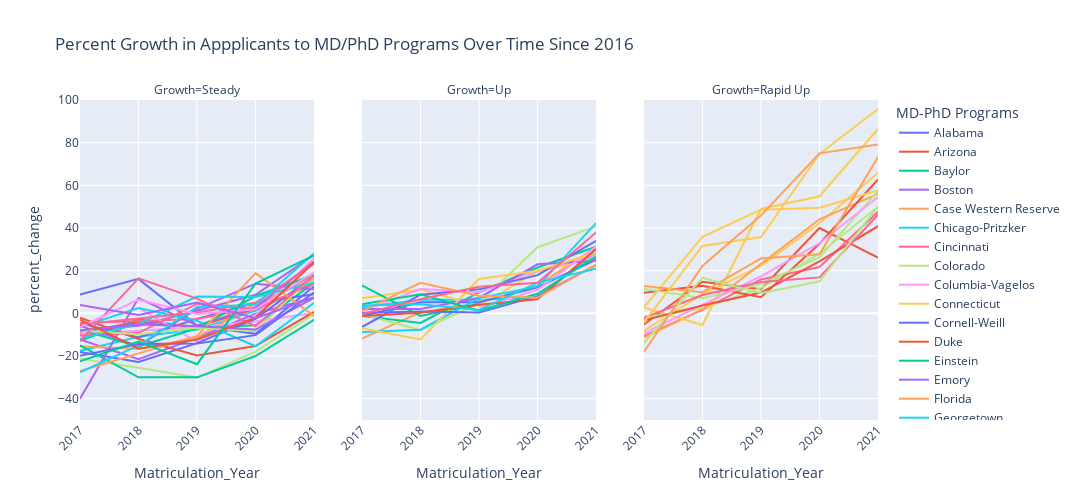

Here is the notebook cell this chart was saved with:
### Code cell
fig = px.line(data_frame=b8_filt, x='Matriculation_Year', y='percent_change',
              range_x=[2017, 2021],
              range_y=[-50, 100],
              line_group='MD-PhD Programs',
              color='MD-PhD Programs',
              facet_col='Growth',
              facet_col_spacing=0.06,
              category_orders={'Growth': ["Steady", "Up", "Rapid Up"]},
             width=1400, height=500,
             title="Percent Growth in Appplicants to MD/PhD Programs Over Time Since 2016")
fig.update_xaxes(tickangle=315)
fig.show()
#fig.write_html('Percent Growth of Applicants Over Time.html')

### Figure 1 — Plotly figure (JSON) as saved in the notebook; plotly's stock layout.template omitted (floating-point values rounded to 4 significant figures)
{"data": [{"hovertemplate": "MD-PhD Programs=Alabama<br>Growth=Steady<br>Matriculation_Year=%{x}<br>percent_change=%{y}<extra></extra>", "legendgroup": "Alabama", "line": {"color": "#636efa", "dash": "solid"}, "marker": {"symbol": "circle"}, "mode": "lines", "name": "Alabama", "orientation": "v", "showlegend": true, "type": "scatter", "x": [2016, 2017, 2018, 2019, 2020, 2021], "xaxis": "x", "y": [null, 8.846, 16.15, -5.769, -9.615, 12.69], "yaxis": "y"}, {"hovertemplate": "MD-PhD Programs=Arizona<br>Growth=Rapid Up<br>Matriculation_Year=%{x}<br>percent_change=%{y}<extra></extra>", "legendgroup": "Arizona", "line": {"color": "#EF553B", "dash": "solid"}, "marker": {"symbol": "circle"}, "mode": "lines", "name": "Arizona", "orientation": "v", "showlegend": true, "type": "scatter", "x": [2016, 2017, 2018, 2019, 2020, 2021], "xaxis": "x3", "y": [null, -5.217, 14.78, 11.3, 40, 26.09], "yaxis": "y3"}, {"hovertemplate": "MD-PhD Programs=Baylor<br>Growth=Steady<br>Matriculation_Year=%{x}<br>percent_change=%{y}<extra></extra>", "legendgroup": "Baylor", "line": {"color": "#00cc96", "dash": "solid"}, "marker": {"symbol": "circle"}, "mode": "lines", "name": "Baylor", "orientation": "v", "showlegend": true, "type": "scatter", "x": [2016, 2017, 2018, 2019, 2020, 2021], "xaxis": "x", "y": [null, -12.88, -2.81, -6.792, -5.621, 14.29], "yaxis": "y"}, {"hovertemplate": "MD-PhD Programs=Boston<br>Growth=Steady<br>Matriculation_Year=%{x}<br>percent_change=%{y}<extra></extra>", "legendgroup": "Boston", "line": {"color": "#ab63fa", "dash": "solid"}, "marker": {"symbol": "circle"}, "mode": "lines", "name": "Boston", "orientation": "v", "showlegend": true, "type": "scatter", "x": [2016, 2017, 2018, 2019, 2020, 2021], "xaxis": "x", "y": [null, -12.19, -21.44, -11.51, -0.2257, 7.449], "yaxis": "y"}, {"hovertemplate": "MD-PhD Programs=Case Western Reserve<br>Growth=Up<br>Matriculation_Year=%{x}<br>percent_change=%{y}<extra></extra>", "legendgroup": "Case Western Reserve", "line": {"color": "#FFA15A", "dash": "solid"}, "marker": {"symbol": "circle"}, "mode": "lines", "name": "Case Western Reserve", "orientation": "v", "showlegend": true, "type": "scatter", "x": [2016, 2017, 2018, 2019, 2020, 2021], "xaxis": "x2", "y": [null, -11.81, 0.5025, 4.774, 13.07, 30.9], "yaxis": "y2"}, {"hovertemplate": "MD-PhD Programs=Chicago-Pritzker<br>Growth=Steady<br>Matriculation_Year=%{x}<br>percent_change=%{y}<extra></extra>", "legendgroup": "Chicago-Pritzker", "line": {"color": "#19d3f3", "dash": "solid"}, "marker": {"symbol": "circle"}, "mode": "lines", "name": "Chicago-Pritzker", "orientation": "v", "showlegend": true, "type": "scatter", "x": [2016, 2017, 2018, 2019, 2020, 2021], "xaxis": "x", "y": [null, -17.55, -10.94, -7.547, 1.132, 14.53], "yaxis": "y"}, {"hovertemplate": "MD-PhD Programs=Cincinnati<br>Growth=Rapid Up<br>Matriculation_Year=%{x}<br>percent_change=%{y}<extra></extra>", "legendgroup": "Cincinnati", "line": {"color": "#FF6692", "dash": "solid"}, "marker": {"symbol": "circle"}, "mode": "lines", "name": "Cincinnati", "orientation": "v", "showlegend": true, "type": "scatter", "x": [2016, 2017, 2018, 2019, 2020, 2021], "xaxis": "x3", "y": [null, -10.58, 1.587, 15.87, 21.69, 47.62], "yaxis": "y3"}, {"hovertemplate": "MD-PhD Programs=Colorado<br>Growth=Rapid Up<br>Matriculation_Year=%{x}<br>percent_change=%{y}<extra></extra>", "legendgroup": "Colorado", "line": {"color": "#B6E880", "dash": "solid"}, "marker": {"symbol": "circle"}, "mode": "lines", "name": "Colorado", "orientation": "v", "showlegend": true, "type": "scatter", "x": [2016, 2017, 2018, 2019, 2020, 2021], "xaxis": "x3", "y": [null, -2.02, 2.273, 11.87, 28.03, 50], "yaxis": "y3"}, {"hovertemplate": "MD-PhD Programs=Columbia-Vagelos<br>Growth=Steady<br>Matriculation_Year=%{x}<br>percent_change=%{y}<extra></extra>", "legendgroup": "Columbia-Vagelos", "line": {"color": "#FF97FF", "dash": "solid"}, "marker": {"symbol": "circle"}, "mode": "lines", "name": "Columbia-Vagelos", "orientation": "v", "showlegend": true, "type": "scatter", "x": [2016, 2017, 2018, 2019, 2020, 2021], "xaxis": "x", "y": [null, -9.738, -8.14, -6.541, -3.779, 0.1453], "yaxis": "y"}, {"hovertemplate": "MD-PhD Programs=Connecticut<br>Growth=Rapid Up<br>Matriculation_Year=%{x}<br>percent_change=%{y}<extra></extra>", "legendgroup": "Connecticut", "line": {"color": "#FECB52", "dash": "solid"}, "marker": {"symbol": "circle"}, "mode": "lines", "name": "Connecticut", "orientation": "v", "showlegend": true, "type": "scatter", "x": [2016, 2017, 2018, 2019, 2020, 2021], "xaxis": "x3", "y": [null, -8.148, 8.889, 22.22, 42.22, 65.93], "yaxis": "y3"}, {"hovertemplate": "MD-PhD Programs=Cornell-Weill<br>Growth=Steady<br>Matriculation_Year=%{x}<br>percent_change=%{y}<extra></extra>", "legendgroup": "Cornell-Weill", "line": {"color": "#636efa", "dash": "solid"}, "marker": {"symbol": "circle"}, "mode": "lines", "name": "Cornell-Weill", "orientation": "v", "showlegend": true, "type": "scatter", "x": [2016, 2017, 2018, 2019, 2020, 2021], "xaxis": "x", "y": [null, -4.647, -11.36, -2.582, 4.991, 8.95], "yaxis": "y"}, {"hovertemplate": "MD-PhD Programs=Duke<br>Growth=Steady<br>Matriculation_Year=%{x}<br>percent_change=%{y}<extra></extra>", "legendgroup": "Duke", "line": {"color": "#EF553B", "dash": "solid"}, "marker": {"symbol": "circle"}, "mode": "lines", "name": "Duke", "orientation": "v", "showlegend": true, "type": "scatter", "x": [2016, 2017, 2018, 2019, 2020, 2021], "xaxis": "x", "y": [null, -8.618, -4.228, -6.179, 2.114, 13.98], "yaxis": "y"}, {"hovertemplate": "MD-PhD Programs=Einstein<br>Growth=Up<br>Matriculation_Year=%{x}<br>percent_change=%{y}<extra></extra>", "legendgroup": "Einstein", "line": {"color": "#00cc96", "dash": "solid"}, "marker": {"symbol": "circle"}, "mode": "lines", "name": "Einstein", "orientation": "v", "showlegend": true, "type": "scatter", "x": [2016, 2017, 2018, 2019, 2020, 2021], "xaxis": "x2", "y": [null, -1.193, -4.535, 9.785, 21.48, 31.26], "yaxis": "y2"}, {"hovertemplate": "MD-PhD Programs=Emory<br>Growth=Steady<br>Matriculation_Year=%{x}<br>percent_change=%{y}<extra></extra>", "legendgroup": "Emory", "line": {"color": "#ab63fa", "dash": "solid"}, "marker": {"symbol": "circle"}, "mode": "lines", "name": "Emory", "orientation": "v", "showlegend": true, "type": "scatter", "x": [2016, 2017, 2018, 2019, 2020, 2021], "xaxis": "x", "y": [null, -8.027, -5.853, 1.171, 8.696, 27.42], "yaxis": "y"}, {"hovertemplate": "MD-PhD Programs=Florida<br>Growth=Steady<br>Matriculation_Year=%{x}<br>percent_change=%{y}<extra></extra>", "legendgroup": "Florida", "line": {"color": "#FFA15A", "dash": "solid"}, "marker": {"symbol": "circle"}, "mode": "lines", "name": "Florida", "orientation": "v", "showlegend": true, "type": "scatter", "x": [2016, 2017, 2018, 2019, 2020, 2021], "xaxis": "x", "y": [null, -15.48, -16.67, -11.31, 4.762, 16.07], "yaxis": "y"}, {"hovertemplate": "MD-PhD Programs=Georgetown<br>Growth=Up<br>Matriculation_Year=%{x}<br>percent_change=%{y}<extra></extra>", "legendgroup": "Georgetown", "line": {"color": "#19d3f3", "dash": "solid"}, "marker": {"symbol": "circle"}, "mode": "lines", "name": "Georgetown", "orientation": "v", "showlegend": true, "type": "scatter", "x": [2016, 2017, 2018, 2019, 2020, 2021], "xaxis": "x2", "y": [null, 2.847, 6.406, 6.406, 7.473, 28.47], "yaxis": "y2"}, {"hovertemplate": "MD-PhD Programs=Harvard<br>Growth=Steady<br>Matriculation_Year=%{x}<br>percent_change=%{y}<extra></extra>", "legendgroup": "Harvard", "line": {"color": "#FF6692", "dash": "solid"}, "marker": {"symbol": "circle"}, "mode": "lines", "name": "Harvard", "orientation": "v", "showlegend": true, "type": "scatter", "x": [2016, 2017, 2018, 2019, 2020, 2021], "xaxis": "x", "y": [null, -4.482, -3.641, -2.661, 2.661, 18.35], "yaxis": "y"}, {"hovertemplate": "MD-PhD Programs=Illinois<br>Growth=Steady<br>Matriculation_Year=%{x}<br>percent_change=%{y}<extra></extra>", "legendgroup": "Illinois", "line": {"color": "#B6E880", "dash": "solid"}, "marker": {"symbol": "circle"}, "mode": "lines", "name": "Illinois", "orientation": "v", "showlegend": true, "type": "scatter", "x": [2016, 2017, 2018, 2019, 2020, 2021], "xaxis": "x", "y": [null, -21.3, -25.45, -30.13, -17.92, -0.2597], "yaxis": "y"}, {"hovertemplate": "MD-PhD Programs=Indiana<br>Growth=Steady<br>Matriculation_Year=%{x}<br>percent_change=%{y}<extra></extra>", "legendgroup": "Indiana", "line": {"color": "#FF97FF", "dash": "solid"}, "marker": {"symbol": "circle"}, "mode": "lines", "name": "Indiana", "orientation": "v", "showlegend": true, "type": "scatter", "x": [2016, 2017, 2018, 2019, 2020, 2021], "xaxis": "x", "y": [null, null, 2.586, -13.36, -0.8621, 25.86], "yaxis": "y"}, {"hovertemplate": "MD-PhD Programs=Iowa-Carver<br>Growth=Up<br>Matriculation_Year=%{x}<br>percent_change=%{y}<extra></extra>", "legendgroup": "Iowa-Carver", "line": {"color": "#FECB52", "dash": "solid"}, "marker": {"symbol": "circle"}, "mode": "lines", "name": "Iowa-Carver", "orientation": "v", "showlegend": true, "type": "scatter", "x": [2016, 2017, 2018, 2019, 2020, 2021], "xaxis": "x2", "y": [null, 7.071, 11.11, 3.535, 19.7, 25.76], "yaxis": "y2"}, {"hovertemplate": "MD-PhD Programs=Jefferson-Kimmel<br>Growth=Steady<br>Matriculation_Year=%{x}<br>percent_change=%{y}<extra></extra>", "legendgroup": "Jefferson-Kimmel", "line": {"color": "#636efa", "dash": "solid"}, "marker": {"symbol": "circle"}, "mode": "lines", "name": "Jefferson-Kimmel", "orientation": "v", "showlegend": true, "type": "scatter", "x": [2016, 2017, 2018, 2019, 2020, 2021], "xaxis": "x", "y": [null, -18.13, -22.8, -13.99, -2.591, 17.62], "yaxis": "y"}, {"hovertemplate": "MD-PhD Programs=Johns Hopkins<br>Growth=Steady<br>Matriculation_Year=%{x}<br>percent_change=%{y}<extra></extra>", "legendgroup": "Johns Hopkins", "line": {"color": "#EF553B", "dash": "solid"}, "marker": {"symbol": "circle"}, "mode": "lines", "name": "Johns Hopkins", "orientation": "v", "showlegend": true, "type": "scatter", "x": [2016, 2017, 2018, 2019, 2020, 2021], "xaxis": "x", "y": [null, -2.08, -12.04, -19.76, -15.3, 0.7429], "yaxis": "y"}, {"hovertemplate": "MD-PhD Programs=Kansas<br>Growth=Steady<br>Matriculation_Year=%{x}<br>percent_change=%{y}<extra></extra>", "legendgroup": "Kansas", "line": {"color": "#00cc96", "dash": "solid"}, "marker": {"symbol": "circle"}, "mode": "lines", "name": "Kansas", "orientation": "v", "showlegend": true, "type": "scatter", "x": [2016, 2017, 2018, 2019, 2020, 2021], "xaxis": "x", "y": [null, -15, -30, -30, -20, -3], "yaxis": "y"}, {"hovertemplate": "MD-PhD Programs=LSU New Orleans<br>Growth=Steady<br>Matriculation_Year=%{x}<br>percent_change=%{y}<extra></extra>", "legendgroup": "LSU New Orleans", "line": {"color": "#ab63fa", "dash": "solid"}, "marker": {"symbol": "circle"}, "mode": "lines", "name": "LSU New Orleans", "orientation": "v", "showlegend": true, "type": "scatter", "x": [2016, 2017, 2018, 2019, 2020, 2021], "xaxis": "x", "y": [null, -40, 7.143, -5.714, 2.857, 24.29], "yaxis": "y"}, {"hovertemplate": "MD-PhD Programs=MC Wisconsin<br>Growth=Rapid Up<br>Matriculation_Year=%{x}<br>percent_change=%{y}<extra></extra>", "legendgroup": "MC Wisconsin", "line": {"color": "#FFA15A", "dash": "solid"}, "marker": {"symbol": "circle"}, "mode": "lines", "name": "MC Wisconsin", "orientation": "v", "showlegend": true, "type": "scatter", "x": [2016, 2017, 2018, 2019, 2020, 2021], "xaxis": "x3", "y": [null, -11.32, 1.887, 23.27, 44.03, 55.97], "yaxis": "y3"}, {"hovertemplate": "MD-PhD Programs=MU South Carolina<br>Growth=Steady<br>Matriculation_Year=%{x}<br>percent_change=%{y}<extra></extra>", "legendgroup": "MU South Carolina", "line": {"color": "#19d3f3", "dash": "solid"}, "marker": {"symbol": "circle"}, "mode": "lines", "name": "MU South Carolina", "orientation": "v", "showlegend": true, "type": "scatter", "x": [2016, 2017, 2018, 2019, 2020, 2021], "xaxis": "x", "y": [null, -6.468, 2.488, -3.483, -15.42, 4.975], "yaxis": "y"}, {"hovertemplate": "MD-PhD Programs=Maryland<br>Growth=Steady<br>Matriculation_Year=%{x}<br>percent_change=%{y}<extra></extra>", "legendgroup": "Maryland", "line": {"color": "#FF6692", "dash": "solid"}, "marker": {"symbol": "circle"}, "mode": "lines", "name": "Maryland", "orientation": "v", "showlegend": true, "type": "scatter", "x": [2016, 2017, 2018, 2019, 2020, 2021], "xaxis": "x", "y": [null, -10.41, -9.148, 4.416, 1.893, 13.88], "yaxis": "y"}, {"hovertemplate": "MD-PhD Programs=Massachusetts<br>Growth=Up<br>Matriculation_Year=%{x}<br>percent_change=%{y}<extra></extra>", "legendgroup": "Massachusetts", "line": {"color": "#B6E880", "dash": "solid"}, "marker": {"symbol": "circle"}, "mode": "lines", "name": "Massachusetts", "orientation": "v", "showlegend": true, "type": "scatter", "x": [2016, 2017, 2018, 2019, 2020, 2021], "xaxis": "x2", "y": [null, -0.3922, -7.843, 4.706, 30.98, 40.78], "yaxis": "y2"}, {"hovertemplate": "MD-PhD Programs=Mayo-Alix<br>Growth=Up<br>Matriculation_Year=%{x}<br>percent_change=%{y}<extra></extra>", "legendgroup": "Mayo-Alix", "line": {"color": "#FF97FF", "dash": "solid"}, "marker": {"symbol": "circle"}, "mode": "lines", "name": "Mayo-Alix", "orientation": "v", "showlegend": true, "type": "scatter", "x": [2016, 2017, 2018, 2019, 2020, 2021], "xaxis": "x2", "y": [null, 1.064, 11.35, 9.929, 19.86, 27.3], "yaxis": "y2"}, {"hovertemplate": "MD-PhD Programs=Miami-Miller<br>Growth=Rapid Up<br>Matriculation_Year=%{x}<br>percent_change=%{y}<extra></extra>", "legendgroup": "Miami-Miller", "line": {"color": "#FECB52", "dash": "solid"}, "marker": {"symbol": "circle"}, "mode": "lines", "name": "Miami-Miller", "orientation": "v", "showlegend": true, "type": "scatter", "x": [2016, 2017, 2018, 2019, 2020, 2021], "xaxis": "x3", "y": [null, 2.717, -5.435, 48.91, 54.89, 86.41], "yaxis": "y3"}, {"hovertemplate": "MD-PhD Programs=Michigan<br>Growth=Up<br>Matriculation_Year=%{x}<br>percent_change=%{y}<extra></extra>", "legendgroup": "Michigan", "line": {"color": "#636efa", "dash": "solid"}, "marker": {"symbol": "circle"}, "mode": "lines", "name": "Michigan", "orientation": "v", "showlegend": true, "type": "scatter", "x": [2016, 2017, 2018, 2019, 2020, 2021], "xaxis": "x2", "y": [null, -6.422, 8.716, 11.24, 17.89, 33.94], "yaxis": "y2"}, {"hovertemplate": "MD-PhD Programs=Minnesota<br>Growth=Rapid Up<br>Matriculation_Year=%{x}<br>percent_change=%{y}<extra></extra>", "legendgroup": "Minnesota", "line": {"color": "#EF553B", "dash": "solid"}, "marker": {"symbol": "circle"}, "mode": "lines", "name": "Minnesota", "orientation": "v", "showlegend": true, "type": "scatter", "x": [2016, 2017, 2018, 2019, 2020, 2021], "xaxis": "x3", "y": [null, 9.677, 12.9, 7.527, 32.62, 62.72], "yaxis": "y3"}, {"hovertemplate": "MD-PhD Programs=Mount Sinai-Icahn<br>Growth=Steady<br>Matriculation_Year=%{x}<br>percent_change=%{y}<extra></extra>", "legendgroup": "Mount Sinai-Icahn", "line": {"color": "#00cc96", "dash": "solid"}, "marker": {"symbol": "circle"}, "mode": "lines", "name": "Mount Sinai-Icahn", "orientation": "v", "showlegend": true, "type": "scatter", "x": [2016, 2017, 2018, 2019, 2020, 2021], "xaxis": "x", "y": [null, -7.675, -15.57, -7.018, 8.114, 17.98], "yaxis": "y"}, {"hovertemplate": "MD-PhD Programs=NYU-Grossman<br>Growth=Steady<br>Matriculation_Year=%{x}<br>percent_change=%{y}<extra></extra>", "legendgroup": "NYU-Grossman", "line": {"color": "#ab63fa", "dash": "solid"}, "marker": {"symbol": "circle"}, "mode": "lines", "name": "NYU-Grossman", "orientation": "v", "showlegend": true, "type": "scatter", "x": [2016, 2017, 2018, 2019, 2020, 2021], "xaxis": "x", "y": [null, -5.769, -15.38, 2.137, 13.89, 11.32], "yaxis": "y"}, {"hovertemplate": "MD-PhD Programs=Nebraska<br>Growth=Steady<br>Matriculation_Year=%{x}<br>percent_change=%{y}<extra></extra>", "legendgroup": "Nebraska", "line": {"color": "#FFA15A", "dash": "solid"}, "marker": {"symbol": "circle"}, "mode": "lines", "name": "Nebraska", "orientation": "v", "showlegend": true, "type": "scatter", "x": [2016, 2017, 2018, 2019, 2020, 2021], "xaxis": "x", "y": [null, -27.06, -18.82, -10.59, 18.82, -1.176], "yaxis": "y"}, {"hovertemplate": "MD-PhD Programs=North Carolina<br>Growth=Steady<br>Matriculation_Year=%{x}<br>percent_change=%{y}<extra></extra>", "legendgroup": "North Carolina", "line": {"color": "#19d3f3", "dash": "solid"}, "marker": {"symbol": "circle"}, "mode": "lines", "name": "North Carolina", "orientation": "v", "showlegend": true, "type": "scatter", "x": [2016, 2017, 2018, 2019, 2020, 2021], "xaxis": "x", "y": [null, -11.96, -4.966, 7.901, 7.675, 14.45], "yaxis": "y"}, {"hovertemplate": "MD-PhD Programs=Northwestern-Feinberg<br>Growth=Steady<br>Matriculation_Year=%{x}<br>percent_change=%{y}<extra></extra>", "legendgroup": "Northwestern-Feinberg", "line": {"color": "#FF6692", "dash": "solid"}, "marker": {"symbol": "circle"}, "mode": "lines", "name": "Northwestern-Feinberg", "orientation": "v", "showlegend": true, "type": "scatter", "x": [2016, 2017, 2018, 2019, 2020, 2021], "xaxis": "x", "y": [null, -5.273, -2.364, 0.3636, 4.909, 23.27], "yaxis": "y"}, {"hovertemplate": "MD-PhD Programs=Ohio State<br>Growth=Rapid Up<br>Matriculation_Year=%{x}<br>percent_change=%{y}<extra></extra>", "legendgroup": "Ohio State", "line": {"color": "#B6E880", "dash": "solid"}, "marker": {"symbol": "circle"}, "mode": "lines", "name": "Ohio State", "orientation": "v", "showlegend": true, "type": "scatter", "x": [2016, 2017, 2018, 2019, 2020, 2021], "xaxis": "x3", "y": [null, 11.56, 7.111, 13.78, 26.22, 57.33], "yaxis": "y3"}, {"hovertemplate": "MD-PhD Programs=Oregon<br>Growth=Rapid Up<br>Matriculation_Year=%{x}<br>percent_change=%{y}<extra></extra>", "legendgroup": "Oregon", "line": {"color": "#FF97FF", "dash": "solid"}, "marker": {"symbol": "circle"}, "mode": "lines", "name": "Oregon", "orientation": "v", "showlegend": true, "type": "scatter", "x": [2016, 2017, 2018, 2019, 2020, 2021], "xaxis": "x3", "y": [null, -9.302, 3.987, 17.28, 32.89, 54.49], "yaxis": "y3"}, {"hovertemplate": "MD-PhD Programs=Penn State<br>Growth=Rapid Up<br>Matriculation_Year=%{x}<br>percent_change=%{y}<extra></extra>", "legendgroup": "Penn State", "line": {"color": "#FECB52", "dash": "solid"}, "marker": {"symbol": "circle"}, "mode": "lines", "name": "Penn State", "orientation": "v", "showlegend": true, "type": "scatter", "x": [2016, 2017, 2018, 2019, 2020, 2021], "xaxis": "x3", "y": [null, 2.83, 35.85, 48.58, 49.53, 57.55], "yaxis": "y3"}, {"hovertemplate": "MD-PhD Programs=Pennsylvania-Perelman<br>Growth=Up<br>Matriculation_Year=%{x}<br>percent_change=%{y}<extra></extra>", "legendgroup": "Pennsylvania-Perelman", "line": {"color": "#636efa", "dash": "solid"}, "marker": {"symbol": "circle"}, "mode": "lines", "name": "Pennsylvania-Perelman", "orientation": "v", "showlegend": true, "type": "scatter", "x": [2016, 2017, 2018, 2019, 2020, 2021], "xaxis": "x2", "y": [null, -1.262, 5.205, 5.205, 12.15, 25.24], "yaxis": "y2"}, {"hovertemplate": "MD-PhD Programs=Pittsburgh<br>Growth=Rapid Up<br>Matriculation_Year=%{x}<br>percent_change=%{y}<extra></extra>", "legendgroup": "Pittsburgh", "line": {"color": "#EF553B", "dash": "solid"}, "marker": {"symbol": "circle"}, "mode": "lines", "name": "Pittsburgh", "orientation": "v", "showlegend": true, "type": "scatter", "x": [2016, 2017, 2018, 2019, 2020, 2021], "xaxis": "x3", "y": [null, -3.248, 3.712, 9.745, 24.36, 40.84], "yaxis": "y3"}, {"hovertemplate": "MD-PhD Programs=Renaissance Stony Brook<br>Growth=Up<br>Matriculation_Year=%{x}<br>percent_change=%{y}<extra></extra>", "legendgroup": "Renaissance Stony Brook", "line": {"color": "#00cc96", "dash": "solid"}, "marker": {"symbol": "circle"}, "mode": "lines", "name": "Renaissance Stony Brook", "orientation": "v", "showlegend": true, "type": "scatter", "x": [2016, 2017, 2018, 2019, 2020, 2021], "xaxis": "x2", "y": [null, 13.15, -1.195, 4.382, null, 25.5], "yaxis": "y2"}, {"hovertemplate": "MD-PhD Programs=Rochester<br>Growth=Up<br>Matriculation_Year=%{x}<br>percent_change=%{y}<extra></extra>", "legendgroup": "Rochester", "line": {"color": "#ab63fa", "dash": "solid"}, "marker": {"symbol": "circle"}, "mode": "lines", "name": "Rochester", "orientation": "v", "showlegend": true, "type": "scatter", "x": [2016, 2017, 2018, 2019, 2020, 2021], "xaxis": "x2", "y": [null, 2.016, 2.016, 7.258, 22.98, 24.6], "yaxis": "y2"}, {"hovertemplate": "MD-PhD Programs=Rutgers New Jersey<br>Growth=Rapid Up<br>Matriculation_Year=%{x}<br>percent_change=%{y}<extra></extra>", "legendgroup": "Rutgers New Jersey", "line": {"color": "#FFA15A", "dash": "solid"}, "marker": {"symbol": "circle"}, "mode": "lines", "name": "Rutgers New Jersey", "orientation": "v", "showlegend": true, "type": "scatter", "x": [2016, 2017, 2018, 2019, 2020, 2021], "xaxis": "x3", "y": [null, 12.87, 9.901, 25.74, 27.72, 73.27], "yaxis": "y3"}, {"hovertemplate": "MD-PhD Programs=Rutgers-RW Johnson<br>Growth=Up<br>Matriculation_Year=%{x}<br>percent_change=%{y}<extra></extra>", "legendgroup": "Rutgers-RW Johnson", "line": {"color": "#19d3f3", "dash": "solid"}, "marker": {"symbol": "circle"}, "mode": "lines", "name": "Rutgers-RW Johnson", "orientation": "v", "showlegend": true, "type": "scatter", "x": [2016, 2017, 2018, 2019, 2020, 2021], "xaxis": "x2", "y": [null, -8.791, -7.692, 7.143, 12.64, 42.31], "yaxis": "y2"}, {"hovertemplate": "MD-PhD Programs=Southern Cal-Keck<br>Growth=Rapid Up<br>Matriculation_Year=%{x}<br>percent_change=%{y}<extra></extra>", "legendgroup": "Southern Cal-Keck", "line": {"color": "#FF6692", "dash": "solid"}, "marker": {"symbol": "circle"}, "mode": "lines", "name": "Southern Cal-Keck", "orientation": "v", "showlegend": true, "type": "scatter", "x": [2016, 2017, 2018, 2019, 2020, 2021], "xaxis": "x3", "y": [null, -2.151, 8.602, 14.7, 16.85, 46.24], "yaxis": "y3"}, {"hovertemplate": "MD-PhD Programs=Stanford<br>Growth=Steady<br>Matriculation_Year=%{x}<br>percent_change=%{y}<extra></extra>", "legendgroup": "Stanford", "line": {"color": "#B6E880", "dash": "solid"}, "marker": {"symbol": "circle"}, "mode": "lines", "name": "Stanford", "orientation": "v", "showlegend": true, "type": "scatter", "x": [2016, 2017, 2018, 2019, 2020, 2021], "xaxis": "x", "y": [null, -8.104, -9.841, -6.802, -8.394, 18.52], "yaxis": "y"}, {"hovertemplate": "MD-PhD Programs=Texas A & M<br>Growth=Up<br>Matriculation_Year=%{x}<br>percent_change=%{y}<extra></extra>", "legendgroup": "Texas A & M", "line": {"color": "#FF97FF", "dash": "solid"}, "marker": {"symbol": "circle"}, "mode": "lines", "name": "Texas A & M", "orientation": "v", "showlegend": true, "type": "scatter", "x": [2016, 2017, 2018, 2019, 2020, 2021], "xaxis": "x2", "y": [null, 0.8475, null, 2.542, 11.02, 31.36], "yaxis": "y2"}, {"hovertemplate": "MD-PhD Programs=Tufts<br>Growth=Up<br>Matriculation_Year=%{x}<br>percent_change=%{y}<extra></extra>", "legendgroup": "Tufts", "line": {"color": "#FECB52", "dash": "solid"}, "marker": {"symbol": "circle"}, "mode": "lines", "name": "Tufts", "orientation": "v", "showlegend": true, "type": "scatter", "x": [2016, 2017, 2018, 2019, 2020, 2021], "xaxis": "x2", "y": [null, -7.013, -12.21, 16.1, 20, 28.57], "yaxis": "y2"}, {"hovertemplate": "MD-PhD Programs=U Washington<br>Growth=Up<br>Matriculation_Year=%{x}<br>percent_change=%{y}<extra></extra>", "legendgroup": "U Washington", "line": {"color": "#636efa", "dash": "solid"}, "marker": {"symbol": "circle"}, "mode": "lines", "name": "U Washington", "orientation": "v", "showlegend": true, "type": "scatter", "x": [2016, 2017, 2018, 2019, 2020, 2021], "xaxis": "x2", "y": [null, 0.1715, 0.8576, 0.3431, 8.062, 22.64], "yaxis": "y2"}, {"hovertemplate": "MD-PhD Programs=UC Irvine<br>Growth=Up<br>Matriculation_Year=%{x}<br>percent_change=%{y}<extra></extra>", "legendgroup": "UC Irvine", "line": {"color": "#EF553B", "dash": "solid"}, "marker": {"symbol": "circle"}, "mode": "lines", "name": "UC Irvine", "orientation": "v", "showlegend": true, "type": "scatter", "x": [2016, 2017, 2018, 2019, 2020, 2021], "xaxis": "x2", "y": [null, -1.254, 0.3135, 4.075, 6.583, 30.09], "yaxis": "y2"}, {"hovertemplate": "MD-PhD Programs=UC San Diego<br>Growth=Up<br>Matriculation_Year=%{x}<br>percent_change=%{y}<extra></extra>", "legendgroup": "UC San Diego", "line": {"color": "#00cc96", "dash": "solid"}, "marker": {"symbol": "circle"}, "mode": "lines", "name": "UC San Diego", "orientation": "v", "showlegend": true, "type": "scatter", "x": [2016, 2017, 2018, 2019, 2020, 2021], "xaxis": "x2", "y": [null, 4.268, 8.943, 1.22, 9.146, 26.63], "yaxis": "y2"}, {"hovertemplate": "MD-PhD Programs=UC San Francisco<br>Growth=Steady<br>Matriculation_Year=%{x}<br>percent_change=%{y}<extra></extra>", "legendgroup": "UC San Francisco", "line": {"color": "#ab63fa", "dash": "solid"}, "marker": {"symbol": "circle"}, "mode": "lines", "name": "UC San Francisco", "orientation": "v", "showlegend": true, "type": "scatter", "x": [2016, 2017, 2018, 2019, 2020, 2021], "xaxis": "x", "y": [null, -7.907, -5.271, -6.047, -7.597, 7.287], "yaxis": "y"}, {"hovertemplate": "MD-PhD Programs=UCLA-Geffen<br>Growth=Up<br>Matriculation_Year=%{x}<br>percent_change=%{y}<extra></extra>", "legendgroup": "UCLA-Geffen", "line": {"color": "#FFA15A", "dash": "solid"}, "marker": {"symbol": "circle"}, "mode": "lines", "name": "UCLA-Geffen", "orientation": "v", "showlegend": true, "type": "scatter", "x": [2016, 2017, 2018, 2019, 2020, 2021], "xaxis": "x2", "y": [null, 1.13, 14.31, 8.286, 7.345, 22.79], "yaxis": "y2"}, {"hovertemplate": "MD-PhD Programs=UT Houston-McGovern<br>Growth=Steady<br>Matriculation_Year=%{x}<br>percent_change=%{y}<extra></extra>", "legendgroup": "UT Houston-McGovern", "line": {"color": "#19d3f3", "dash": "solid"}, "marker": {"symbol": "circle"}, "mode": "lines", "name": "UT Houston-McGovern", "orientation": "v", "showlegend": true, "type": "scatter", "x": [2016, 2017, 2018, 2019, 2020, 2021], "xaxis": "x", "y": [null, -27.64, -15.08, 3.015, 4.02, 28.14], "yaxis": "y"}, {"hovertemplate": "MD-PhD Programs=UT Medical Branch<br>Growth=Steady<br>Matriculation_Year=%{x}<br>percent_change=%{y}<extra></extra>", "legendgroup": "UT Medical Branch", "line": {"color": "#FF6692", "dash": "solid"}, "marker": {"symbol": "circle"}, "mode": "lines", "name": "UT Medical Branch", "orientation": "v", "showlegend": true, "type": "scatter", "x": [2016, 2017, 2018, 2019, 2020, 2021], "xaxis": "x", "y": [null, -12.93, 16.38, 6.897, -6.034, 18.1], "yaxis": "y"}, {"hovertemplate": "MD-PhD Programs=UT San Antonio-Long<br>Growth=Rapid Up<br>Matriculation_Year=%{x}<br>percent_change=%{y}<extra></extra>", "legendgroup": "UT San Antonio-Long", "line": {"color": "#B6E880", "dash": "solid"}, "marker": {"symbol": "circle"}, "mode": "lines", "name": "UT San Antonio-Long", "orientation": "v", "showlegend": true, "type": "scatter", "x": [2016, 2017, 2018, 2019, 2020, 2021], "xaxis": "x3", "y": [null, -13.89, 16.67, 9.444, 15, 50], "yaxis": "y3"}, {"hovertemplate": "MD-PhD Programs=UT Southwestern<br>Growth=Steady<br>Matriculation_Year=%{x}<br>percent_change=%{y}<extra></extra>", "legendgroup": "UT Southwestern", "line": {"color": "#FF97FF", "dash": "solid"}, "marker": {"symbol": "circle"}, "mode": "lines", "name": "UT Southwestern", "orientation": "v", "showlegend": true, "type": "scatter", "x": [2016, 2017, 2018, 2019, 2020, 2021], "xaxis": "x", "y": [null, -6.41, 6.41, -0.3205, 1.923, 19.23], "yaxis": "y"}, {"hovertemplate": "MD-PhD Programs=Utah<br>Growth=Rapid Up<br>Matriculation_Year=%{x}<br>percent_change=%{y}<extra></extra>", "legendgroup": "Utah", "line": {"color": "#FECB52", "dash": "solid"}, "marker": {"symbol": "circle"}, "mode": "lines", "name": "Utah", "orientation": "v", "showlegend": true, "type": "scatter", "x": [2016, 2017, 2018, 2019, 2020, 2021], "xaxis": "x3", "y": [null, -4.211, 31.58, 35.79, 74.74, 95.79], "yaxis": "y3"}, {"hovertemplate": "MD-PhD Programs=Vanderbilt<br>Growth=Steady<br>Matriculation_Year=%{x}<br>percent_change=%{y}<extra></extra>", "legendgroup": "Vanderbilt", "line": {"color": "#636efa", "dash": "solid"}, "marker": {"symbol": "circle"}, "mode": "lines", "name": "Vanderbilt", "orientation": "v", "showlegend": true, "type": "scatter", "x": [2016, 2017, 2018, 2019, 2020, 2021], "xaxis": "x", "y": [null, -19.93, -14.36, -14.18, -10.23, 9.874], "yaxis": "y"}, {"hovertemplate": "MD-PhD Programs=Virginia<br>Growth=Steady<br>Matriculation_Year=%{x}<br>percent_change=%{y}<extra></extra>", "legendgroup": "Virginia", "line": {"color": "#EF553B", "dash": "solid"}, "marker": {"symbol": "circle"}, "mode": "lines", "name": "Virginia", "orientation": "v", "showlegend": true, "type": "scatter", "x": [2016, 2017, 2018, 2019, 2020, 2021], "xaxis": "x", "y": [null, -2.99, -16.61, -12.29, -1.993, 23.92], "yaxis": "y"}, {"hovertemplate": "MD-PhD Programs=Virginia Commonwealth<br>Growth=Steady<br>Matriculation_Year=%{x}<br>percent_change=%{y}<extra></extra>", "legendgroup": "Virginia Commonwealth", "line": {"color": "#00cc96", "dash": "solid"}, "marker": {"symbol": "circle"}, "mode": "lines", "name": "Virginia Commonwealth", "orientation": "v", "showlegend": true, "type": "scatter", "x": [2016, 2017, 2018, 2019, 2020, 2021], "xaxis": "x", "y": [null, -22.52, -13.25, -23.84, 13.91, 27.15], "yaxis": "y"}, {"hovertemplate": "MD-PhD Programs=Washington U St Louis<br>Growth=Steady<br>Matriculation_Year=%{x}<br>percent_change=%{y}<extra></extra>", "legendgroup": "Washington U St Louis", "line": {"color": "#ab63fa", "dash": "solid"}, "marker": {"symbol": "circle"}, "mode": "lines", "name": "Washington U St Louis", "orientation": "v", "showlegend": true, "type": "scatter", "x": [2016, 2017, 2018, 2019, 2020, 2021], "xaxis": "x", "y": [null, 3.925, -0.7477, 5.047, -2.243, 7.477], "yaxis": "y"}, {"hovertemplate": "MD-PhD Programs=Wayne State<br>Growth=Rapid Up<br>Matriculation_Year=%{x}<br>percent_change=%{y}<extra></extra>", "legendgroup": "Wayne State", "line": {"color": "#FFA15A", "dash": "solid"}, "marker": {"symbol": "circle"}, "mode": "lines", "name": "Wayne State", "orientation": "v", "showlegend": true, "type": "scatter", "x": [2016, 2017, 2018, 2019, 2020, 2021], "xaxis": "x3", "y": [null, -18.06, 22.22, 45.83, 75, 79.17], "yaxis": "y3"}, {"hovertemplate": "MD-PhD Programs=Wisconsin<br>Growth=Up<br>Matriculation_Year=%{x}<br>percent_change=%{y}<extra></extra>", "legendgroup": "Wisconsin", "line": {"color": "#19d3f3", "dash": "solid"}, "marker": {"symbol": "circle"}, "mode": "lines", "name": "Wisconsin", "orientation": "v", "showlegend": true, "type": "scatter", "x": [2016, 2017, 2018, 2019, 2020, 2021], "xaxis": "x2", "y": [null, 3.681, 4.294, 1.534, 14.42, 20.86], "yaxis": "y2"}, {"hovertemplate": "MD-PhD Programs=Yale<br>Growth=Up<br>Matriculation_Year=%{x}<br>percent_change=%{y}<extra></extra>", "legendgroup": "Yale", "line": {"color": "#FF6692", "dash": "solid"}, "marker": {"symbol": "circle"}, "mode": "lines", "name": "Yale", "orientation": "v", "showlegend": true, "type": "scatter", "x": [2016, 2017, 2018, 2019, 2020, 2021], "xaxis": "x2", "y": [null, -0.3663, 6.593, 12.45, 14.29, 37.91], "yaxis": "y2"}], "layout": {"annotations": [{"font": {}, "showarrow": false, "text": "Growth=Steady", "x": 0.1467, "xanchor": "center", "xref": "paper", "y": 1, "yanchor": "bottom", "yref": "paper"}, {"font": {}, "showarrow": false, "text": "Growth=Up", "x": 0.5, "xanchor": "center", "xref": "paper", "y": 1, "yanchor": "bottom", "yref": "paper"}, {"font": {}, "showarrow": false, "text": "Growth=Rapid Up", "x": 0.8533, "xanchor": "center", "xref": "paper", "y": 1, "yanchor": "bottom", "yref": "paper"}], "height": 500, "legend": {"title": {"text": "MD-PhD Programs"}, "tracegroupgap": 0}, "title": {"text": "Percent Growth in Appplicants to MD/PhD Programs Over Time Since 2016"}, "width": 1400, "xaxis": {"anchor": "y", "domain": [0, 0.2933], "range": [2017, 2021], "tickangle": -45, "title": {"text": "Matriculation_Year"}, "type": "linear"}, "xaxis2": {"anchor": "y2", "domain": [0.3533, 0.6467], "matches": "x", "range": [2017, 2021], "tickangle": -45, "title": {"text": "Matriculation_Year"}, "type": "linear"}, "xaxis3": {"anchor": "y3", "domain": [0.7067, 1], "matches": "x", "range": [2017, 2021], "tickangle": -45, "title": {"text": "Matriculation_Year"}, "type": "linear"}, "yaxis": {"anchor": "x", "domain": [0, 1], "range": [-50, 100], "title": {"text": "percent_change"}, "type": "linear"}, "yaxis2": {"anchor": "x2", "domain": [0, 1], "matches": "y", "showticklabels": false, "type": "linear"}, "yaxis3": {"anchor": "x3", "domain": [0, 1], "matches": "y", "showticklabels": false, "type": "linear"}}}
